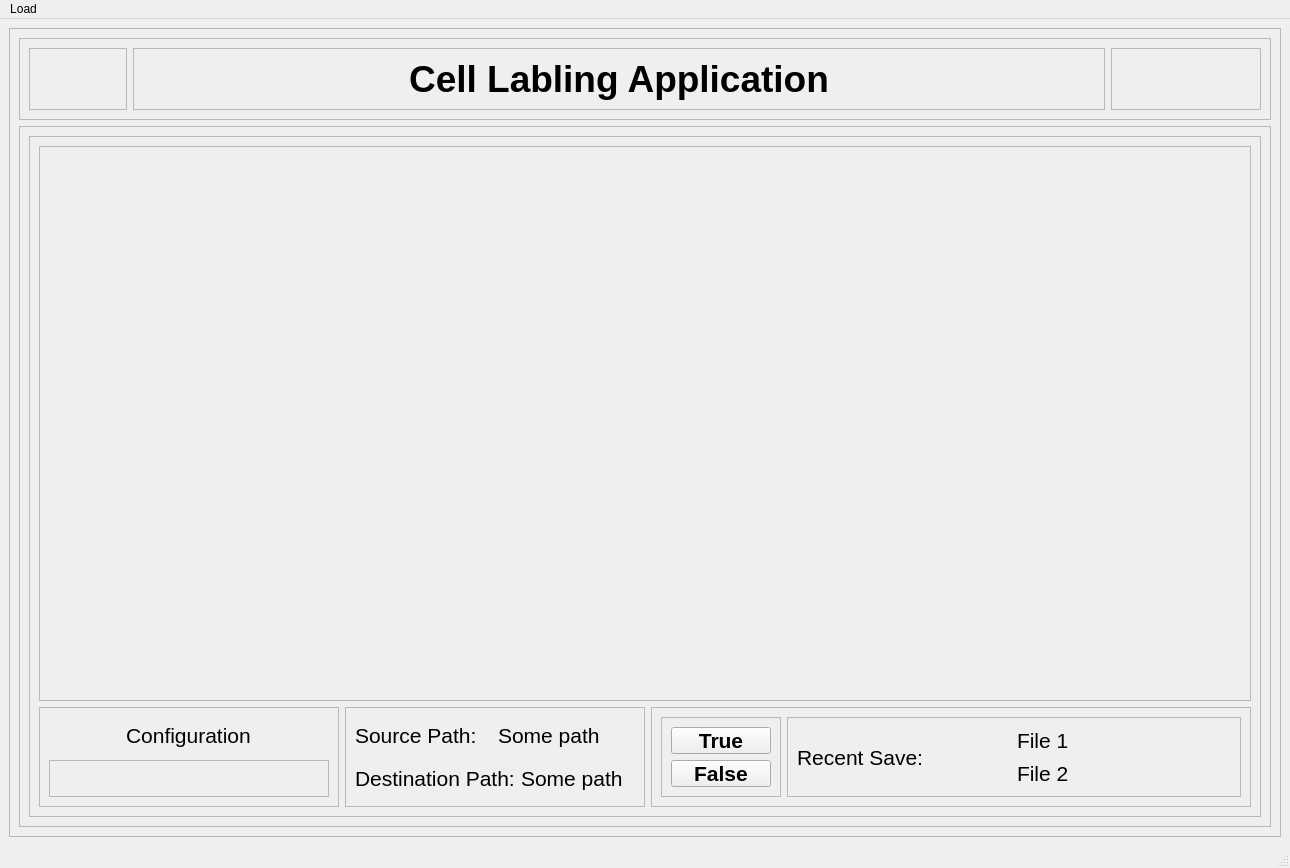
<?xml version="1.0" encoding="UTF-8"?>
<ui version="4.0">
 <class>MainWindow</class>
 <widget class="QMainWindow" name="MainWindow">
  <property name="geometry">
   <rect>
    <x>0</x>
    <y>0</y>
    <width>1290</width>
    <height>868</height>
   </rect>
  </property>
  <property name="windowTitle">
   <string>MainWindow</string>
  </property>
  <widget class="QWidget" name="centralwidget">
   <layout class="QHBoxLayout" name="horizontalLayout_2">
    <item>
     <widget class="QFrame" name="frame">
      <property name="frameShape">
       <enum>QFrame::StyledPanel</enum>
      </property>
      <property name="frameShadow">
       <enum>QFrame::Raised</enum>
      </property>
      <layout class="QVBoxLayout" name="verticalLayout">
       <item>
        <widget class="QFrame" name="frame_2">
         <property name="maximumSize">
          <size>
           <width>16777215</width>
           <height>113</height>
          </size>
         </property>
         <property name="frameShape">
          <enum>QFrame::StyledPanel</enum>
         </property>
         <property name="frameShadow">
          <enum>QFrame::Raised</enum>
         </property>
         <layout class="QHBoxLayout" name="horizontalLayout">
          <item>
           <widget class="QFrame" name="frame_4">
            <property name="maximumSize">
             <size>
              <width>98</width>
              <height>100</height>
             </size>
            </property>
            <property name="frameShape">
             <enum>QFrame::StyledPanel</enum>
            </property>
            <property name="frameShadow">
             <enum>QFrame::Raised</enum>
            </property>
            <layout class="QGridLayout" name="gridLayout_3">
             <item row="0" column="0">
              <widget class="QLabel" name="label_2">
               <property name="text">
                <string/>
               </property>
               <property name="pixmap">
                <pixmap resource="../logo/qrc.qrc">:/logo_icon/LOGO_TRUONG_CO_NEN.png</pixmap>
               </property>
               <property name="scaledContents">
                <bool>true</bool>
               </property>
              </widget>
             </item>
            </layout>
           </widget>
          </item>
          <item>
           <widget class="QFrame" name="frame_7">
            <property name="font">
             <font>
              <pointsize>14</pointsize>
             </font>
            </property>
            <property name="autoFillBackground">
             <bool>true</bool>
            </property>
            <property name="frameShape">
             <enum>QFrame::StyledPanel</enum>
            </property>
            <property name="frameShadow">
             <enum>QFrame::Raised</enum>
            </property>
            <layout class="QGridLayout" name="gridLayout_4">
             <item row="0" column="0">
              <widget class="QLabel" name="app_name">
               <property name="font">
                <font>
                 <family>Ubuntu</family>
                 <pointsize>28</pointsize>
                 <weight>75</weight>
                 <italic>false</italic>
                 <bold>true</bold>
                 <underline>false</underline>
                 <strikeout>false</strikeout>
                </font>
               </property>
               <property name="autoFillBackground">
                <bool>false</bool>
               </property>
               <property name="text">
                <string>Cell Labling Application</string>
               </property>
               <property name="alignment">
                <set>Qt::AlignCenter</set>
               </property>
              </widget>
             </item>
            </layout>
           </widget>
          </item>
          <item>
           <widget class="QFrame" name="frame_6">
            <property name="maximumSize">
             <size>
              <width>150</width>
              <height>16777215</height>
             </size>
            </property>
            <property name="frameShape">
             <enum>QFrame::StyledPanel</enum>
            </property>
            <property name="frameShadow">
             <enum>QFrame::Raised</enum>
            </property>
            <layout class="QGridLayout" name="gridLayout_2">
             <item row="0" column="0">
              <widget class="QLabel" name="label_3">
               <property name="text">
                <string/>
               </property>
               <property name="pixmap">
                <pixmap resource="../logo/qrc.qrc">:/logo_icon/Logo25-18.png</pixmap>
               </property>
               <property name="scaledContents">
                <bool>true</bool>
               </property>
              </widget>
             </item>
            </layout>
           </widget>
          </item>
         </layout>
        </widget>
       </item>
       <item>
        <widget class="QFrame" name="frame_3">
         <property name="font">
          <font>
           <pointsize>16</pointsize>
          </font>
         </property>
         <property name="frameShape">
          <enum>QFrame::StyledPanel</enum>
         </property>
         <property name="frameShadow">
          <enum>QFrame::Raised</enum>
         </property>
         <layout class="QGridLayout" name="gridLayout_9">
          <item row="0" column="0">
           <widget class="QFrame" name="frame_5">
            <property name="frameShape">
             <enum>QFrame::StyledPanel</enum>
            </property>
            <property name="frameShadow">
             <enum>QFrame::Raised</enum>
            </property>
            <layout class="QGridLayout" name="gridLayout_10">
             <item row="0" column="0" colspan="4">
              <widget class="QFrame" name="graph_frame">
               <property name="frameShape">
                <enum>QFrame::StyledPanel</enum>
               </property>
               <property name="frameShadow">
                <enum>QFrame::Raised</enum>
               </property>
               <layout class="QGridLayout" name="gridLayout_7">
                <item row="0" column="0">
                 <spacer name="verticalSpacer">
                  <property name="orientation">
                   <enum>Qt::Vertical</enum>
                  </property>
                  <property name="sizeHint" stdset="0">
                   <size>
                    <width>20</width>
                    <height>488</height>
                   </size>
                  </property>
                 </spacer>
                </item>
               </layout>
              </widget>
             </item>
             <item row="1" column="0">
              <widget class="QFrame" name="configuration">
               <property name="minimumSize">
                <size>
                 <width>0</width>
                 <height>0</height>
                </size>
               </property>
               <property name="maximumSize">
                <size>
                 <width>300</width>
                 <height>100</height>
                </size>
               </property>
               <property name="frameShape">
                <enum>QFrame::StyledPanel</enum>
               </property>
               <property name="frameShadow">
                <enum>QFrame::Raised</enum>
               </property>
               <layout class="QGridLayout" name="gridLayout_11">
                <item row="1" column="0">
                 <widget class="QFrame" name="toolBarBox">
                  <property name="frameShape">
                   <enum>QFrame::StyledPanel</enum>
                  </property>
                  <property name="frameShadow">
                   <enum>QFrame::Raised</enum>
                  </property>
                 </widget>
                </item>
                <item row="0" column="0" alignment="Qt::AlignHCenter">
                 <widget class="QLabel" name="graph_config">
                  <property name="text">
                   <string>Configuration</string>
                  </property>
                 </widget>
                </item>
               </layout>
              </widget>
             </item>
             <item row="1" column="1">
              <widget class="QFrame" name="frame_8">
               <property name="maximumSize">
                <size>
                 <width>16777215</width>
                 <height>100</height>
                </size>
               </property>
               <property name="frameShape">
                <enum>QFrame::StyledPanel</enum>
               </property>
               <property name="frameShadow">
                <enum>QFrame::Raised</enum>
               </property>
               <layout class="QGridLayout" name="gridLayout">
                <item row="0" column="0">
                 <layout class="QHBoxLayout" name="horizontalLayout_4">
                  <item>
                   <widget class="QLabel" name="label_4">
                    <property name="maximumSize">
                     <size>
                      <width>170</width>
                      <height>16777215</height>
                     </size>
                    </property>
                    <property name="text">
                     <string>Source Path: </string>
                    </property>
                   </widget>
                  </item>
                  <item>
                   <widget class="QLabel" name="label_6">
                    <property name="minimumSize">
                     <size>
                      <width>0</width>
                      <height>0</height>
                     </size>
                    </property>
                    <property name="text">
                     <string>Some path</string>
                    </property>
                   </widget>
                  </item>
                 </layout>
                </item>
                <item row="1" column="0">
                 <layout class="QHBoxLayout" name="horizontalLayout_5">
                  <item>
                   <widget class="QLabel" name="src_path">
                    <property name="maximumSize">
                     <size>
                      <width>170</width>
                      <height>16777215</height>
                     </size>
                    </property>
                    <property name="text">
                     <string>Destination Path:</string>
                    </property>
                   </widget>
                  </item>
                  <item>
                   <widget class="QLabel" name="destination_path">
                    <property name="text">
                     <string>Some path</string>
                    </property>
                   </widget>
                  </item>
                 </layout>
                </item>
               </layout>
              </widget>
             </item>
             <item row="1" column="2" colspan="2">
              <widget class="QFrame" name="frame_10">
               <property name="maximumSize">
                <size>
                 <width>16777215</width>
                 <height>100</height>
                </size>
               </property>
               <property name="frameShape">
                <enum>QFrame::StyledPanel</enum>
               </property>
               <property name="frameShadow">
                <enum>QFrame::Raised</enum>
               </property>
               <layout class="QGridLayout" name="gridLayout_8">
                <item row="0" column="0">
                 <widget class="QFrame" name="frame_11">
                  <property name="maximumSize">
                   <size>
                    <width>120</width>
                    <height>16777215</height>
                   </size>
                  </property>
                  <property name="frameShape">
                   <enum>QFrame::StyledPanel</enum>
                  </property>
                  <property name="frameShadow">
                   <enum>QFrame::Raised</enum>
                  </property>
                  <layout class="QGridLayout" name="gridLayout_6">
                   <item row="0" column="0">
                    <widget class="QPushButton" name="true_button">
                     <property name="font">
                      <font>
                       <weight>75</weight>
                       <bold>true</bold>
                      </font>
                     </property>
                     <property name="text">
                      <string>True</string>
                     </property>
                     <property name="icon">
                      <iconset resource="../logo/qrc.qrc">
                       <normaloff>:/logo_icon/accept.png</normaloff>:/logo_icon/accept.png</iconset>
                     </property>
                    </widget>
                   </item>
                   <item row="1" column="0">
                    <widget class="QPushButton" name="false_button">
                     <property name="font">
                      <font>
                       <weight>75</weight>
                       <bold>true</bold>
                      </font>
                     </property>
                     <property name="text">
                      <string>False</string>
                     </property>
                     <property name="icon">
                      <iconset resource="../logo/qrc.qrc">
                       <normaloff>:/logo_icon/cross.png</normaloff>:/logo_icon/cross.png</iconset>
                     </property>
                    </widget>
                   </item>
                  </layout>
                 </widget>
                </item>
                <item row="0" column="1">
                 <widget class="QFrame" name="frame_12">
                  <property name="maximumSize">
                   <size>
                    <width>16777215</width>
                    <height>1600000</height>
                   </size>
                  </property>
                  <property name="frameShape">
                   <enum>QFrame::StyledPanel</enum>
                  </property>
                  <property name="frameShadow">
                   <enum>QFrame::Raised</enum>
                  </property>
                  <layout class="QGridLayout" name="gridLayout_5">
                   <item row="0" column="1">
                    <layout class="QVBoxLayout" name="verticalLayout_2">
                     <item>
                      <widget class="QLabel" name="save_path_1">
                       <property name="minimumSize">
                        <size>
                         <width>0</width>
                         <height>0</height>
                        </size>
                       </property>
                       <property name="text">
                        <string>File 1</string>
                       </property>
                      </widget>
                     </item>
                     <item>
                      <widget class="QLabel" name="save_path_2">
                       <property name="text">
                        <string>File 2</string>
                       </property>
                      </widget>
                     </item>
                    </layout>
                   </item>
                   <item row="0" column="0">
                    <widget class="QLabel" name="label_5">
                     <property name="maximumSize">
                      <size>
                       <width>16000000</width>
                       <height>16777215</height>
                      </size>
                     </property>
                     <property name="text">
                      <string>Recent Save: </string>
                     </property>
                    </widget>
                   </item>
                  </layout>
                 </widget>
                </item>
               </layout>
              </widget>
             </item>
            </layout>
           </widget>
          </item>
         </layout>
        </widget>
       </item>
      </layout>
     </widget>
    </item>
   </layout>
  </widget>
  <widget class="QMenuBar" name="menubar">
   <property name="geometry">
    <rect>
     <x>0</x>
     <y>0</y>
     <width>1290</width>
     <height>22</height>
    </rect>
   </property>
   <widget class="QMenu" name="menuLoad">
    <property name="title">
     <string>Load</string>
    </property>
    <addaction name="actionNew_Job"/>
    <addaction name="actionContinue"/>
    <addaction name="actionExit"/>
   </widget>
   <addaction name="menuLoad"/>
  </widget>
  <widget class="QStatusBar" name="statusbar"/>
  <action name="actionNew_Job">
   <property name="icon">
    <iconset resource="../logo/qrc.qrc">
     <normaloff>:/logo_icon/new.png</normaloff>:/logo_icon/new.png</iconset>
   </property>
   <property name="text">
    <string>Export Path</string>
   </property>
   <property name="font">
    <font>
     <pointsize>11</pointsize>
    </font>
   </property>
  </action>
  <action name="actionContinue">
   <property name="icon">
    <iconset resource="../logo/qrc.qrc">
     <normaloff>:/logo_icon/continuous-improvement.png</normaloff>:/logo_icon/continuous-improvement.png</iconset>
   </property>
   <property name="text">
    <string>Continue</string>
   </property>
  </action>
  <action name="actionExit">
   <property name="icon">
    <iconset resource="../logo/qrc.qrc">
     <normaloff>:/logo_icon/switch.png</normaloff>:/logo_icon/switch.png</iconset>
   </property>
   <property name="text">
    <string>Exit</string>
   </property>
  </action>
 </widget>
 <resources>
  <include location="../logo/qrc.qrc"/>
 </resources>
 <connections/>
</ui>
